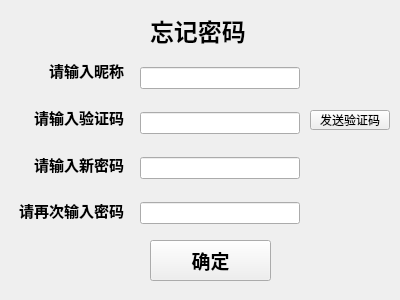
<?xml version="1.0" encoding="UTF-8"?>
<ui version="4.0">
 <class>forgetPassword</class>
 <widget class="QWidget" name="forgetPassword">
  <property name="geometry">
   <rect>
    <x>0</x>
    <y>0</y>
    <width>400</width>
    <height>300</height>
   </rect>
  </property>
  <property name="windowTitle">
   <string>Form</string>
  </property>
  <widget class="QWidget" name="verticalLayoutWidget">
   <property name="geometry">
    <rect>
     <x>10</x>
     <y>50</y>
     <width>114</width>
     <height>181</height>
    </rect>
   </property>
   <layout class="QVBoxLayout" name="verticalLayout">
    <item>
     <widget class="QLabel" name="label_2">
      <property name="font">
       <font>
        <family>Arial</family>
        <pointsize>11</pointsize>
        <bold>true</bold>
       </font>
      </property>
      <property name="layoutDirection">
       <enum>Qt::RightToLeft</enum>
      </property>
      <property name="text">
       <string>请输入昵称</string>
      </property>
      <property name="alignment">
       <set>Qt::AlignRight|Qt::AlignTrailing|Qt::AlignVCenter</set>
      </property>
     </widget>
    </item>
    <item>
     <widget class="QLabel" name="label_5">
      <property name="font">
       <font>
        <family>Arial</family>
        <pointsize>11</pointsize>
        <bold>true</bold>
       </font>
      </property>
      <property name="layoutDirection">
       <enum>Qt::RightToLeft</enum>
      </property>
      <property name="styleSheet">
       <string notr="true"/>
      </property>
      <property name="text">
       <string>请输入验证码</string>
      </property>
      <property name="alignment">
       <set>Qt::AlignRight|Qt::AlignTrailing|Qt::AlignVCenter</set>
      </property>
     </widget>
    </item>
    <item>
     <widget class="QLabel" name="label_4">
      <property name="font">
       <font>
        <family>Arial</family>
        <pointsize>11</pointsize>
        <bold>true</bold>
       </font>
      </property>
      <property name="layoutDirection">
       <enum>Qt::RightToLeft</enum>
      </property>
      <property name="styleSheet">
       <string notr="true"/>
      </property>
      <property name="text">
       <string>请输入新密码</string>
      </property>
      <property name="alignment">
       <set>Qt::AlignRight|Qt::AlignTrailing|Qt::AlignVCenter</set>
      </property>
     </widget>
    </item>
    <item>
     <widget class="QLabel" name="label_3">
      <property name="font">
       <font>
        <family>Arial</family>
        <pointsize>11</pointsize>
        <bold>true</bold>
       </font>
      </property>
      <property name="text">
       <string>请再次输入密码</string>
      </property>
      <property name="alignment">
       <set>Qt::AlignRight|Qt::AlignTrailing|Qt::AlignVCenter</set>
      </property>
     </widget>
    </item>
   </layout>
  </widget>
  <widget class="QPushButton" name="pushButton">
   <property name="geometry">
    <rect>
     <x>310</x>
     <y>110</y>
     <width>80</width>
     <height>20</height>
    </rect>
   </property>
   <property name="text">
    <string>发送验证码</string>
   </property>
  </widget>
  <widget class="QPushButton" name="pushButton_2">
   <property name="geometry">
    <rect>
     <x>150</x>
     <y>240</y>
     <width>121</width>
     <height>41</height>
    </rect>
   </property>
   <property name="font">
    <font>
     <family>Arial</family>
     <pointsize>14</pointsize>
     <bold>true</bold>
    </font>
   </property>
   <property name="text">
    <string>确定</string>
   </property>
  </widget>
  <widget class="QLabel" name="label">
   <property name="geometry">
    <rect>
     <x>150</x>
     <y>10</y>
     <width>121</width>
     <height>41</height>
    </rect>
   </property>
   <property name="font">
    <font>
     <family>Arial</family>
     <pointsize>18</pointsize>
     <bold>true</bold>
    </font>
   </property>
   <property name="text">
    <string>忘记密码</string>
   </property>
  </widget>
  <widget class="QWidget" name="verticalLayoutWidget_2">
   <property name="geometry">
    <rect>
     <x>140</x>
     <y>50</y>
     <width>160</width>
     <height>191</height>
    </rect>
   </property>
   <layout class="QVBoxLayout" name="verticalLayout_2">
    <item>
     <widget class="QLineEdit" name="lineEdit_4"/>
    </item>
    <item>
     <widget class="QLineEdit" name="lineEdit_2"/>
    </item>
    <item>
     <widget class="QLineEdit" name="lineEdit_3"/>
    </item>
    <item>
     <widget class="QLineEdit" name="lineEdit"/>
    </item>
   </layout>
  </widget>
 </widget>
 <resources/>
 <connections/>
</ui>
